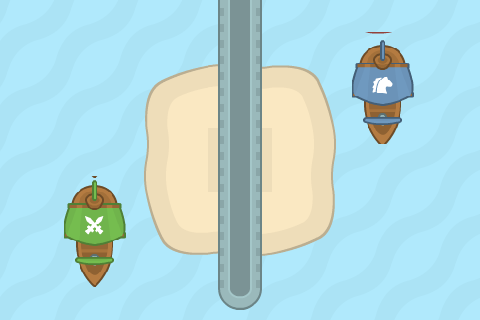

A level layout from a 2D game, rendered from its tile map. Below: a short description, then the map file with its tile-grid data intact:
An orthogonal 30x20 tile map with 16x16 px tiles, 3 tile layers (Tile Layer 1, Tile Layer 2, Tile Layer 3), 2 tilesets.

<map version="1.9" tiledversion="1.9.2" orientation="orthogonal" renderorder="right-down" width="30" height="20" tilewidth="16" tileheight="16" infinite="0" nextlayerid="7" nextobjectid="1">
 <tileset firstgid="1" name="tiles_sheet" tilewidth="16" tileheight="16" tilecount="1536" columns="64">
  <image source="../../../assets/kenney_piratepack/Tilesheet/tiles_sheet.png" width="1024" height="384" />
 </tileset>
 <tileset firstgid="1537" name="shipsMiscellaneous_sheet@2" tilewidth="16" tileheight="16" spacing="1" margin="1" tilecount="1800" columns="60">
  <image source="../../../assets/kenney_piratepack/Spritesheet/shipsMiscellaneous_sheet@2.png" width="1024" height="512" />
 </tileset>
 <layer id="4" name="Tile Layer 1" width="30" height="20">
  <data encoding="csv">
1057,1058,1059,1060,1057,1058,1059,1060,1057,1058,1059,1060,1057,1058,1059,1060,1057,1058,1059,1060,1057,1058,1059,1060,1057,1058,1059,1060,1057,1058,
1121,1122,1123,1124,1121,1122,1123,1124,1121,1122,1123,1124,1121,1122,1123,1124,1121,1122,1123,1124,1121,1122,1123,1124,1121,1122,1123,1124,1121,1122,
1185,1186,1187,1188,1185,1186,1187,1188,1185,1186,1187,1188,1185,1186,1187,1188,1185,1186,1187,1188,1185,1186,1187,1188,1185,1186,1187,1188,1185,1186,
1249,1250,1251,1252,1249,1250,1251,1252,1249,1250,1251,1252,1249,1250,1251,1252,1249,1250,1251,1252,1249,1250,1251,1252,1249,1250,1251,1252,1249,1250,
1057,1058,1059,1060,1057,1058,1059,1060,1057,1058,1059,1060,1057,1058,1059,1060,1057,1058,1059,1060,1057,1058,1059,1060,1057,1058,1059,1060,1057,1058,
1121,1122,1123,1124,1121,1122,1123,1124,1121,1122,1123,1124,1121,1122,1123,1124,1121,1122,1123,1124,1121,1122,1123,1124,1121,1122,1123,1124,1121,1122,
1185,1186,1187,1188,1185,1186,1187,1188,1185,1186,1187,1188,1185,1186,1187,1188,1185,1186,1187,1188,1185,1186,1187,1188,1185,1186,1187,1188,1185,1186,
1249,1250,1251,1252,1249,1250,1251,1252,1249,1250,1251,1252,1249,1250,1251,1252,1249,1250,1251,1252,1249,1250,1251,1252,1249,1250,1251,1252,1249,1250,
1057,1058,1059,1060,1057,1058,1059,1060,1057,1058,1059,1060,1057,1058,1059,1060,1057,1058,1059,1060,1057,1058,1059,1060,1057,1058,1059,1060,1057,1058,
1121,1122,1123,1124,1121,1122,1123,1124,1121,1122,1123,1124,1121,1122,1123,1124,1121,1122,1123,1124,1121,1122,1123,1124,1121,1122,1123,1124,1121,1122,
1185,1186,1187,1188,1185,1186,1187,1188,1185,1186,1187,1188,1185,1186,1187,1188,1185,1186,1187,1188,1185,1186,1187,1188,1185,1186,1187,1188,1185,1186,
1249,1250,1251,1252,1249,1250,1251,1252,1249,1250,1251,1252,1249,1250,1251,1252,1249,1250,1251,1252,1249,1250,1251,1252,1249,1250,1251,1252,1249,1250,
1057,1058,1059,1060,1057,1058,1059,1060,1057,1058,1059,1060,1057,1058,1059,1060,1057,1058,1059,1060,1057,1058,1059,1060,1057,1058,1059,1060,1057,1058,
1121,1122,1123,1124,1121,1122,1123,1124,1121,1122,1123,1124,1121,1122,1123,1124,1121,1122,1123,1124,1121,1122,1123,1124,1121,1122,1123,1124,1121,1122,
1185,1186,1187,1188,1185,1186,1187,1188,1185,1186,1187,1188,1185,1186,1187,1188,1185,1186,1187,1188,1185,1186,1187,1188,1185,1186,1187,1188,1185,1186,
1249,1250,1251,1252,1249,1250,1251,1252,1249,1250,1251,1252,1249,1250,1251,1252,1249,1250,1251,1252,1249,1250,1251,1252,1249,1250,1251,1252,1249,1250,
1057,1058,1059,1060,1057,1058,1059,1060,1057,1058,1059,1060,1057,1058,1059,1060,1057,1058,1059,1060,1057,1058,1059,1060,1057,1058,1059,1060,1057,1058,
1121,1122,1123,1124,1121,1122,1123,1124,1121,1122,1123,1124,1121,1122,1123,1124,1121,1122,1123,1124,1121,1122,1123,1124,1121,1122,1123,1124,1121,1122,
1185,1186,1187,1188,1185,1186,1187,1188,1185,1186,1187,1188,1185,1186,1187,1188,1185,1186,1187,1188,1185,1186,1187,1188,1185,1186,1187,1188,1185,1186,
1249,1250,1251,1252,1249,1250,1251,1252,1249,1250,1251,1252,1249,1250,1251,1252,1249,1250,1251,1252,1249,1250,1251,1252,1249,1250,1251,1252,1249,1250
</data>
 </layer>
 <layer id="5" name="Tile Layer 2" width="30" height="20">
  <data encoding="csv">
0,0,0,0,0,0,0,0,0,0,0,0,0,0,0,0,0,0,0,0,0,0,0,0,0,0,0,0,0,0,
0,0,0,0,0,0,0,0,0,0,0,0,0,0,0,0,0,0,0,0,0,0,0,0,0,0,0,0,0,0,
0,0,0,0,0,0,0,0,0,0,0,0,0,0,0,0,0,0,0,0,0,0,0,0,0,0,0,0,0,0,
0,0,0,0,0,0,0,0,0,0,0,0,0,0,0,0,0,0,0,0,0,0,0,0,0,0,0,0,0,0,
0,0,0,0,0,0,0,0,0,1,2,3,4,5,6,7,8,9,10,11,12,0,0,0,0,0,0,0,0,0,
0,0,0,0,0,0,0,0,0,65,66,67,68,69,70,71,72,73,74,75,76,0,0,0,0,0,0,0,0,0,
0,0,0,0,0,0,0,0,0,129,130,131,132,133,134,135,136,137,138,139,140,0,0,0,0,0,0,0,0,0,
0,0,0,0,0,0,0,0,0,193,194,195,196,197,198,199,200,201,202,203,204,0,0,0,0,0,0,0,0,0,
0,0,0,0,0,0,0,0,0,257,258,259,260,261,262,263,264,265,266,267,268,0,0,0,0,0,0,0,0,0,
0,0,0,0,0,0,0,0,0,321,322,323,324,325,326,327,328,329,330,331,332,0,0,0,0,0,0,0,0,0,
0,0,0,0,0,0,0,0,0,385,386,387,388,389,390,391,392,393,394,395,396,0,0,0,0,0,0,0,0,0,
0,0,0,0,0,0,0,0,0,449,450,451,452,453,454,455,456,457,458,459,460,0,0,0,0,0,0,0,0,0,
0,0,0,0,0,0,0,0,0,513,514,515,516,517,518,519,520,521,522,523,524,0,0,0,0,0,0,0,0,0,
0,0,0,0,0,0,0,0,0,577,578,579,580,581,582,583,584,585,586,587,588,0,0,0,0,0,0,0,0,0,
0,0,0,0,0,0,0,0,0,641,642,643,644,645,646,647,648,649,650,651,652,0,0,0,0,0,0,0,0,0,
0,0,0,0,0,0,0,0,0,705,706,707,708,709,710,711,712,713,714,715,716,0,0,0,0,0,0,0,0,0,
0,0,0,0,0,0,0,0,0,0,0,0,0,0,0,0,0,0,0,0,0,0,0,0,0,0,0,0,0,0,
0,0,0,0,0,0,0,0,0,0,0,0,0,0,0,0,0,0,0,0,0,0,0,0,0,0,0,0,0,0,
0,0,0,0,0,0,0,0,0,0,0,0,0,0,0,0,0,0,0,0,0,0,0,0,0,0,0,0,0,0,
0,0,0,0,0,0,0,0,0,0,0,0,0,0,0,0,0,0,0,0,0,0,0,0,0,0,0,0,0,0
</data>
 </layer>
 <layer id="6" name="Tile Layer 3" width="30" height="20">
  <properties>
   <property name="solid" type="bool" value="true" />
  </properties>
  <data encoding="csv">
0,0,0,0,0,0,0,0,0,0,0,0,0,1017,1018,1019,1020,0,0,0,0,0,0,0,0,0,0,0,0,0,
0,0,0,0,0,0,0,0,0,0,0,0,0,1017,1018,1019,1020,0,0,0,0,0,0,0,0,0,0,0,0,0,
0,0,0,0,0,0,0,0,0,0,0,0,0,1017,1018,1019,1020,0,0,0,0,0,1781,1782,1783,1784,0,0,0,0,
0,0,0,0,0,0,0,0,0,0,0,0,0,1017,1018,1019,1020,0,0,0,0,0,1841,1842,1843,1844,0,0,0,0,
0,0,0,0,0,0,0,0,0,0,0,0,0,1017,1018,1019,1020,0,0,0,0,0,1901,1902,1903,1904,0,0,0,0,
0,0,0,0,0,0,0,0,0,0,0,0,0,1017,1018,1019,1020,0,0,0,0,0,1961,1962,1963,1964,0,0,0,0,
0,0,0,0,0,0,0,0,0,0,0,0,0,1017,1018,1019,1020,0,0,0,0,0,2021,2022,2023,2024,0,0,0,0,
0,0,0,0,0,0,0,0,0,0,0,0,0,1017,1018,1019,1020,0,0,0,0,0,2081,2082,2083,2084,0,0,0,0,
0,0,0,0,0,0,0,0,0,0,0,0,0,1017,1018,1019,1020,0,0,0,0,0,2141,2142,2143,2144,0,0,0,0,
0,0,0,0,0,0,0,0,0,0,0,0,0,1017,1018,1019,1020,0,0,0,0,0,0,0,0,0,0,0,0,0,
0,0,0,0,0,0,0,0,0,0,0,0,0,1017,1018,1019,1020,0,0,0,0,0,0,0,0,0,0,0,0,0,
0,0,0,0,2201,2202,2203,2204,0,0,0,0,0,1017,1018,1019,1020,0,0,0,0,0,0,0,0,0,0,0,0,0,
0,0,0,0,2261,2262,2263,2264,0,0,0,0,0,1017,1018,1019,1020,0,0,0,0,0,0,0,0,0,0,0,0,0,
0,0,0,0,2321,2322,2323,2324,0,0,0,0,0,1017,1018,1019,1020,0,0,0,0,0,0,0,0,0,0,0,0,0,
0,0,0,0,2381,2382,2383,2384,0,0,0,0,0,1017,1018,1019,1020,0,0,0,0,0,0,0,0,0,0,0,0,0,
0,0,0,0,2441,2442,2443,2444,0,0,0,0,0,1017,1018,1019,1020,0,0,0,0,0,0,0,0,0,0,0,0,0,
0,0,0,0,2501,2502,2503,2504,0,0,0,0,0,1017,1018,1019,1020,0,0,0,0,0,0,0,0,0,0,0,0,0,
0,0,0,0,2561,2562,2563,2564,0,0,0,0,0,1017,1018,1019,1020,0,0,0,0,0,0,0,0,0,0,0,0,0,
0,0,0,0,0,0,0,0,0,0,0,0,0,1209,1210,1211,1212,0,0,0,0,0,0,0,0,0,0,0,0,0,
0,0,0,0,0,0,0,0,0,0,0,0,0,1273,1274,1275,1276,0,0,0,0,0,0,0,0,0,0,0,0,0
</data>
 </layer>
</map>
